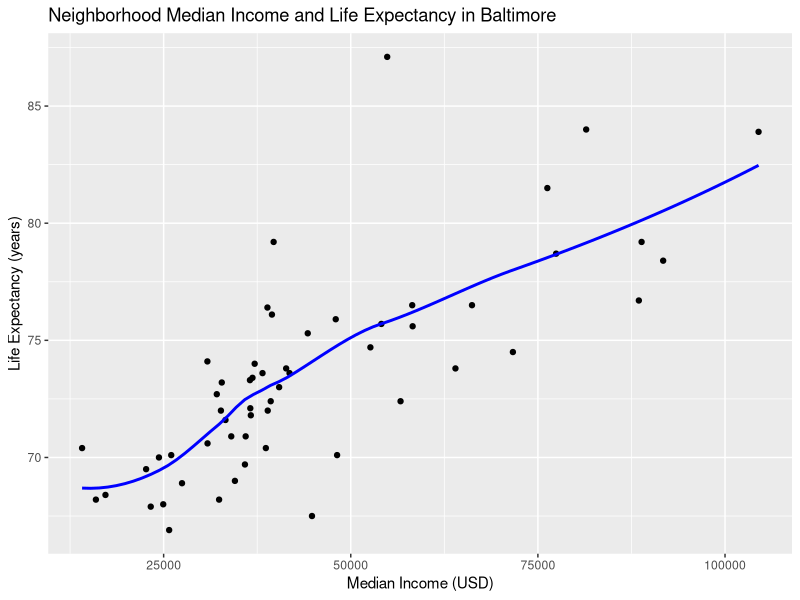

Reproduce this figure in R.
######### Epidemiologic Methods 3 ##############################################

# Lab 1: Life Expectancy and Household Income in Baltimore

##### Load Packages and Data ###################################################

# Note: If you want to clear all of the objects from your global environment,
# which is like the `clear` command in Stata, remove the next hashtag:
# rm(list = ls())

# Load Packages
# Note: Use install.packages("[name_of_package]") if a package is not installed.
library(tidyverse)
library(haven)

# Import Data
# Note: The haven package contains several functions that can be used to read
# data generated by other statistical packages, including Stata and SAS.
epi_data <- read_dta("2020_Epi753_Lab1.dta")

# Remove Extraneous Rows from Stata Data File
epi_data <- head(epi_data, 56)

# Avoid Scientific Notation for Comparability to Stata Output
options(scipen = 9999)

##### Background ###############################################################

# Summarize Life Expectancy
# Note: Type `?summarize` for help file on how to include additional statistics.
summarize(epi_data, obs = n(),
    mean = mean(LifeExpectancy),
    sd = sd(LifeExpectancy),
    var = var(LifeExpectancy),
    min = min(LifeExpectancy),
    max = max(LifeExpectancy))

# Note: With quantile(), you can specify the quantiles to return using the
# probs argument, as shown here.
# Note: There are multiple algorithms for calculating quantiles. Below,
# type = 6 will produce results that are very close to Stata's.
quantile(epi_data$LifeExpectancy, 
    probs = c(0.01, 0.05, 0.10, 0.25, 0.50, 0.75, 0.90, 0.95, 0.99),
    type = 6)

# Summarize Median Income
summarize(epi_data, obs = n(),
    mean = mean(MedianIncome),
    sd = sd(MedianIncome),
    var = var(MedianIncome),
    min = min(MedianIncome),
    max = max(MedianIncome))

quantile(epi_data$MedianIncome, 
    probs = c(0.01, 0.05, 0.10, 0.25, 0.50, 0.75, 0.90, 0.95, 0.99),
    type = 6)

# View Select Variables
epi_data2 <- select(epi_data, 
    CommunityStatisticalArea, 
    LifeExpectancy, 
    MedianIncome)

View(epi_data2)

##### Question 1 (in-class) ####################################################

# Graph of Relationship of Life Expectancy and Income
g <- ggplot(aes(MedianIncome, LifeExpectancy), data = epi_data)

g + geom_point() +
    geom_smooth(method = "loess", se = FALSE, col = "blue") +
    labs(title = "Neighborhood Median Income and Life Expectancy in Baltimore",
         x = "Median Income (USD)", 
         y = "Life Expectancy (years)")

##### Questions 1-2 (at-home) ##################################################

# Model 1: Income Modeled as Binary Variable
epi_data <- epi_data %>% mutate(inclt35_bin = ifelse(MedianIncome < 35000, 1, 0))
summary(lm(LifeExpectancy ~ inclt35_bin, data = epi_data))

##### Questions 3-4 (at-home) ##################################################

# Model 2: Income Modeled as Disjoint Categorical Variables

epi_data$income_ind <- cut(epi_data$MedianIncome, 
    breaks = c(0, 30853, 36569.4, 40618.4, 58243.6, 105000), 
    labels = c(1, 2, 3, 4, 5))

summary(lm(LifeExpectancy ~ income_ind, data = epi_data))

##### Question 5 (at-home) #####################################################

# Model 3: Income Modeled as an Ordinal Variable with Categorical Scores of 0-4
epi_data <- epi_data %>% mutate(income_qt1 = 
    ifelse(income_ind == 1, 1,
    ifelse(income_ind == 2, 2,
    ifelse(income_ind == 3, 3,
    ifelse(income_ind == 4, 4,
    ifelse(income_ind == 5, 5, NA))))))

summary(lm(LifeExpectancy ~ income_qt1, data = epi_data))

##### Question 5 (at-home) #####################################################

# Add a figure to compare regression curves (1)

##### Question 6-7 (at-home) ###################################################

# Model 4: Income Modeled as Continuous Variable (untransformed)
summary(lm(LifeExpectancy ~ MedianIncome, data = epi_data))

##### Question 8-9 (at-home) ###################################################

# Model 5: Income Modeled as Continuous Variable (centered and scaled)
summarize(epi_data, 
    mean = mean(MedianIncome), 
    sd = sd(MedianIncome))

epi_data <- mutate(epi_data, income_c_s = (MedianIncome - 44608) / 20340)

summary(lm(LifeExpectancy ~ income_c_s, data = epi_data))

##### Question 8 (in-class) ####################################################

# Add a figure to compare regression curves (2)

##### Reaching Beyond ##########################################################

# Fractional Polynomial Regression (Method 1)
epi_data <- epi_data %>% mutate(
    misq   = MedianIncome ^ 2, 
    micu   = MedianIncome ^ 3, 
    sqrtmi = MedianIncome ^ 0.5)

summary(lm(LifeExpectancy ~ MedianIncome + misq + micu + sqrtmi, data = epi_data))

# Fractional Polynomial Regression (Method 2)
# Note: An equivalent to the `fp` commands in Stata is needed.
